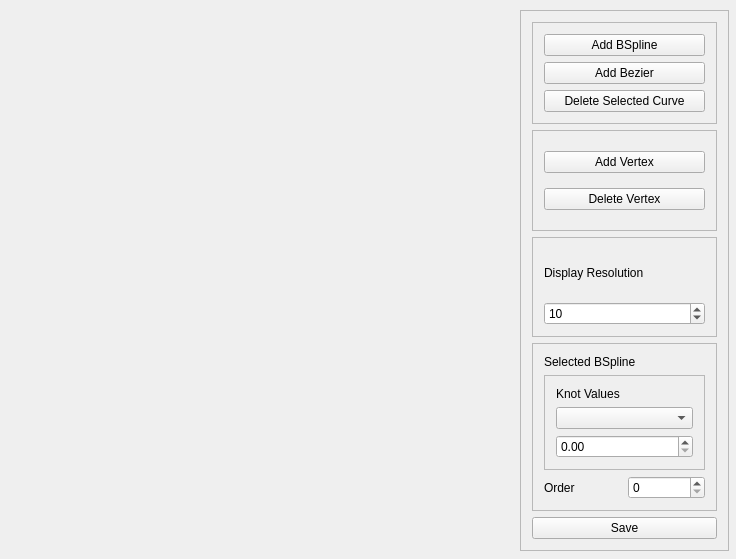
<?xml version="1.0" encoding="UTF-8"?>
<ui version="4.0">
 <class>MainWindow</class>
 <widget class="QMainWindow" name="MainWindow">
  <property name="geometry">
   <rect>
    <x>0</x>
    <y>0</y>
    <width>736</width>
    <height>559</height>
   </rect>
  </property>
  <property name="windowTitle">
   <string>MainWindow</string>
  </property>
  <widget class="QWidget" name="centralWidget">
   <widget class="GLWidget" name="widget" native="true">
    <property name="geometry">
     <rect>
      <x>10</x>
      <y>10</y>
      <width>500</width>
      <height>500</height>
     </rect>
    </property>
   </widget>
   <widget class="QFrame" name="frame_6">
    <property name="geometry">
     <rect>
      <x>520</x>
      <y>10</y>
      <width>209</width>
      <height>541</height>
     </rect>
    </property>
    <property name="frameShape">
     <enum>QFrame::StyledPanel</enum>
    </property>
    <property name="frameShadow">
     <enum>QFrame::Raised</enum>
    </property>
    <layout class="QVBoxLayout" name="verticalLayout_6">
     <item>
      <widget class="QFrame" name="frame">
       <property name="frameShape">
        <enum>QFrame::StyledPanel</enum>
       </property>
       <property name="frameShadow">
        <enum>QFrame::Raised</enum>
       </property>
       <layout class="QVBoxLayout" name="verticalLayout_3">
        <item>
         <widget class="QPushButton" name="addSpline">
          <property name="text">
           <string>Add BSpline</string>
          </property>
         </widget>
        </item>
        <item>
         <widget class="QPushButton" name="addBezier">
          <property name="text">
           <string>Add Bezier</string>
          </property>
         </widget>
        </item>
        <item>
         <widget class="QPushButton" name="deleteCurve">
          <property name="text">
           <string>Delete Selected Curve</string>
          </property>
         </widget>
        </item>
       </layout>
      </widget>
     </item>
     <item>
      <widget class="QFrame" name="frame_2">
       <property name="frameShape">
        <enum>QFrame::StyledPanel</enum>
       </property>
       <property name="frameShadow">
        <enum>QFrame::Raised</enum>
       </property>
       <layout class="QVBoxLayout" name="verticalLayout_2">
        <item>
         <widget class="QPushButton" name="addPoint">
          <property name="text">
           <string>Add Vertex</string>
          </property>
         </widget>
        </item>
        <item>
         <widget class="QPushButton" name="deletePoint">
          <property name="text">
           <string>Delete Vertex</string>
          </property>
         </widget>
        </item>
       </layout>
      </widget>
     </item>
     <item>
      <widget class="QFrame" name="frame_5">
       <property name="frameShape">
        <enum>QFrame::StyledPanel</enum>
       </property>
       <property name="frameShadow">
        <enum>QFrame::Raised</enum>
       </property>
       <layout class="QVBoxLayout" name="verticalLayout_5">
        <item>
         <widget class="QLabel" name="label_3">
          <property name="text">
           <string>Display Resolution</string>
          </property>
         </widget>
        </item>
        <item>
         <widget class="QSpinBox" name="resolutinonSpin">
          <property name="value">
           <number>10</number>
          </property>
         </widget>
        </item>
       </layout>
      </widget>
     </item>
     <item>
      <widget class="QFrame" name="frame_4">
       <property name="frameShape">
        <enum>QFrame::StyledPanel</enum>
       </property>
       <property name="frameShadow">
        <enum>QFrame::Raised</enum>
       </property>
       <layout class="QVBoxLayout" name="verticalLayout">
        <item>
         <widget class="QLabel" name="label">
          <property name="text">
           <string>Selected BSpline</string>
          </property>
         </widget>
        </item>
        <item>
         <widget class="QFrame" name="frame_3">
          <property name="frameShape">
           <enum>QFrame::StyledPanel</enum>
          </property>
          <property name="frameShadow">
           <enum>QFrame::Raised</enum>
          </property>
          <layout class="QVBoxLayout" name="verticalLayout_4">
           <item>
            <widget class="QLabel" name="label_4">
             <property name="text">
              <string>Knot Values</string>
             </property>
            </widget>
           </item>
           <item>
            <widget class="QComboBox" name="knotCombo"/>
           </item>
           <item>
            <widget class="QDoubleSpinBox" name="knotSpin">
             <property name="minimum">
              <double>0.000000000000000</double>
             </property>
             <property name="maximum">
              <double>1.000000000000000</double>
             </property>
             <property name="singleStep">
              <double>0.100000000000000</double>
             </property>
             <property name="value">
              <double>0.000000000000000</double>
             </property>
            </widget>
           </item>
          </layout>
         </widget>
        </item>
        <item>
         <layout class="QHBoxLayout" name="horizontalLayout">
          <item>
           <widget class="QLabel" name="label_2">
            <property name="text">
             <string>Order</string>
            </property>
           </widget>
          </item>
          <item>
           <widget class="QSpinBox" name="degreeSpin"/>
          </item>
         </layout>
        </item>
       </layout>
      </widget>
     </item>
     <item>
      <widget class="QPushButton" name="saveButton">
       <property name="text">
        <string>Save</string>
       </property>
      </widget>
     </item>
    </layout>
   </widget>
  </widget>
 </widget>
 <layoutdefault spacing="6" margin="11"/>
 <customwidgets>
  <customwidget>
   <class>GLWidget</class>
   <extends>QWidget</extends>
   <header>glwidget.h</header>
   <container>1</container>
  </customwidget>
 </customwidgets>
 <resources/>
 <connections/>
</ui>
